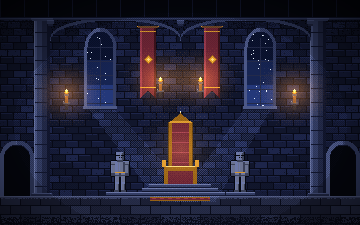
#> input picture tools/rooms_base/throne.png, 360 x 225 px, found by its file name; its folder holds 3 pictures in this run
$ python throne_art.py rooms_base/armory.png
#> lines starting #> are read from the running program, lines starting #| are printed output that depends on the picture
### tools/banner_runes.py
"""Embroider eldritch runes onto the red wall banners (a different inscription on every banner).
Usage: python3 tools/banner_runes.py preview | write <A|B|C>
Pristine rooms live in tools/rooms_base/. The gate room is finished by tools/sign_runes.py, which calls apply()."""
import sys, random
from PIL import Image

BANNERS = {'gate': [(85, 59), (275, 59)], 'treasury': [(180, 57)], 'armory': [(106, 48), (254, 48)], 'throne': [(148, 59), (212, 59)]}

GLYPHS = [
 ['###', '#.#', '###', '.#.'], ['#.#', '.#.', '.#.', '#.#'], ['##.', '..#', '.#.', '#..'], ['.#.', '###', '#.#', '#..'],
 ['#..', '###', '..#', '##.'], ['#.#', '###', '#.#', '.#.'], ['.##', '#..', '.#.', '##.'], ['###', '.#.', '#.#', '#.#'],
 ['#.#', '#.#', '.#.', '###'], ['..#', '.##', '#.#', '#..'], ['#..', '#.#', '###', '..#'], ['.#.', '#.#', '.#.', '#.#'],
 ['###', '#..', '##.', '#..'], ['#.#', '.##', '..#', '.##'], ['.#.', '.##', '#..', '###'], ['##.', '#.#', '##.', '#.#'],
]
STYLES = {
 'A': ((214, 150, 46), (58, 18, 28)),     # gold thread, dark stitch shadow
 'B': ((28, 10, 16), None),               # black ink
 'C': ((214, 168, 255), (58, 18, 28)),    # violet witch-thread (matches the signpost)
}

def gold(p): return p[0] > 150 and p[1] > 100 and p[2] < 90

def geometry(im, cx, cy):
    """emblem top/bottom and the gold stripes above and below it, scanning the banner's centre column."""
    px = im.load()
    et = cy
    while gold(px[cx, et - 1]) or not any(gold(px[cx + d, et - 1]) for d in (0,)) and any(gold(px[cx + d, et - 1]) for d in (-1, 1)): et -= 1
    eb = cy
    while any(gold(px[cx + d, eb + 1]) for d in (-1, 0, 1)): eb += 1
    # emblem may have a hollow centre: walk up/down through any gold in the 3 centre columns
    et = cy
    while any(gold(px[cx + d, et - 1]) for d in (-1, 0, 1)): et -= 1
    run = lambda y: sum(gold(px[x, y]) for x in range(cx - 6, cx + 7))
    st = et - 2
    while run(st) < 10: st -= 1
    sb = eb + 2
    while run(sb) < 10: sb += 1
    return et, eb, st, sb

def apply(im, room, style='A'):
    if room not in BANNERS: return im
    stroke, shadow = STYLES[style]
    px = im.load()
    for bi, (cx, cy) in enumerate(BANNERS[room]):
        et, eb, st, sb = geometry(im, cx, cy)
        rng = random.Random(f'{room}-{bi}')
        seq = rng.sample(range(len(GLYPHS)), len(GLYPHS))
        for (a, b) in ((st + 1, et - 1), (eb + 1, sb - 1)):       # free rows between stripe and emblem
            room_h = b - a + 1
            n = max(0, (room_h - 2 + 2) // 6)                       # 4-row glyph + 2-row gap
            if n == 0: continue
            used = n * 6 - 2
            y0 = a + (room_h - used) // 2
            for k in range(n):
                g = GLYPHS[seq.pop()]
                pts = [(cx - 1 + c, y0 + k * 6 + r) for r, row in enumerate(g) for c, ch in enumerate(row) if ch == '#']
                if shadow:
                    for (x, y) in pts:
                        q = (x + 1, y + 1)
                        if q not in pts: px[q] = shadow + (255,)
                for p in pts: px[p] = stroke + (255,)
    return im

def load(room): return Image.open(f'tools/rooms_base/{room}.png').convert('RGBA')

# [19 lines that do not run on import are left out]

### tools/throne_art.py
"""Throne Room: a lower-seated, grander throne (so the seated knight's feet reach the dais),
plus more gold: gilded step edges, two gold candelabra and a gold-fringed carpet.
Usage: python3 tools/throne_art.py preview | write
Starts from tools/rooms_base/throne.png and re-applies the banner runes."""
import sys
sys.path.insert(0, 'tools')
from PIL import Image
import banner_runes

K = (8, 10, 24)
G = [(96, 60, 14), (150, 100, 26), (214, 150, 46), (255, 210, 122), (255, 240, 190)]
R = [(58, 18, 28), (106, 36, 52), (148, 56, 76), (190, 80, 96)]
GEM_R = [(90, 10, 30), (210, 40, 70), (255, 150, 170)]
GEM_B = [(20, 40, 110), (60, 110, 220), (170, 210, 255)]
CX = 180                  # throne centre
SEAT = 174                # seat top: the seated knight's thighs (sprite top 154, feet on the dais at 184)
KNIGHT_TOP = 154

class C:
    def __init__(s, im): s.px = im.load()
    def p(s, x, y, c): s.px[x, y] = c + (255,)
    def r(s, x0, y0, x1, y1, c):
        for y in range(y0, y1 + 1):
            for x in range(x0, x1 + 1): s.p(x, y, c)
    def out(s, x0, y0, x1, y1, fill):
        s.r(x0, y0, x1, y1, K); s.r(x0 + 1, y0 + 1, x1 - 1, y1 - 1, fill)

def gem(c, x, y, pal):
    c.r(x - 1, y - 1, x + 1, y + 1, K)
    c.p(x, y, pal[1]); c.p(x - 1, y, pal[1]); c.p(x + 1, y, pal[0]); c.p(x, y - 1, pal[2]); c.p(x, y + 1, pal[0])

def gold_bar(c, x0, y0, x1, y1):
    """bevelled gold block with outline"""
    c.out(x0, y0, x1, y1, G[2])
    c.r(x0 + 1, y0 + 1, x1 - 1, y0 + 1, G[3]); c.r(x0 + 1, y0 + 1, x0 + 1, y1 - 1, G[3])
    c.r(x0 + 1, y1 - 1, x1 - 1, y1 - 1, G[1]); c.r(x1 - 1, y0 + 1, x1 - 1, y1 - 1, G[1])

def pinnacle(c, x, ytop, ybot):
    for y in range(ytop, ybot + 1):
        hw = 0 if y < ytop + 2 else 1 if y < ytop + 5 else 2
        c.r(x - hw - 1, y, x + hw + 1, y, K)
        c.r(x - hw, y, x + hw, y, G[2]); c.p(x - hw, y, G[3])
        if hw: c.p(x + hw, y, G[1])
    c.p(x, ytop - 1, K); c.p(x, ytop - 2, G[4])

def throne(c):
    x0, x1 = CX - 18, CX + 18                       # 37 wide back (covers the old throne)
    top = 108
    # back panel: gold frame, red velvet, quilted gold studs
    gold_bar(c, x0, top, x1, SEAT)
    c.r(x0 + 3, top + 3, x1 - 3, SEAT - 1, K)
    c.r(x0 + 4, top + 4, x1 - 4, SEAT - 1, R[1])
    for y in range(top + 4, SEAT):
        for x in range(x0 + 4, x1 - 3):
            if (x + y) % 6 == 0: c.p(x, y, R[0])
            elif (x - y) % 6 == 0: c.p(x, y, R[0])
    for y in range(top + 7, SEAT - 2, 6):
        for x in range(x0 + 7 + ((y - top) // 6 % 2) * 3, x1 - 5, 6): c.p(x, y, G[3])
    c.r(x0 + 4, top + 4, x0 + 4, SEAT - 1, R[2])     # velvet sheen
    # crest: gothic gold arch with crown and gems
    for i in range(22):
        y = top - 1 - i
        hw = 18 - (i * i) // 26
        if hw < 1: break
        c.r(CX - hw - 1, y, CX + hw + 1, y, K)
        c.r(CX - hw, y, CX + hw, y, G[2] if i % 4 else G[3])
        c.p(CX - hw, y, G[3]); c.p(CX + hw, y, G[1])
    # crown on the crest
    cy = top - 12
    c.r(CX - 6, cy - 1, CX + 6, cy + 3, K); c.r(CX - 5, cy, CX + 5, cy + 2, G[3])
    for dx in (-5, 0, 5):
        c.r(CX + dx - 1, cy - 5, CX + dx + 1, cy - 1, K); c.r(CX + dx, cy - 4, CX + dx, cy - 1, G[3]); c.p(CX + dx, cy - 5, G[4])
    gem(c, CX, cy + 1, GEM_R)
    gem(c, CX, top + 6, GEM_B); gem(c, x0 + 6, top + 6, GEM_R); gem(c, x1 - 6, top + 6, GEM_R)
    # side pinnacles
    pinnacle(c, x0 - 1, top - 12, SEAT - 6); pinnacle(c, x1 + 1, top - 12, SEAT - 6)
    gem(c, x0 - 1, top + 10, GEM_B); gem(c, x1 + 1, top + 10, GEM_B)
    # armrests (low, beside the knight's hips) with lion-paw scroll ends
    for (a0, a1, end) in ((x0 - 5, x0 + 4, x0 - 5), (x1 - 4, x1 + 5, x1 + 5)):
        gold_bar(c, a0, SEAT - 7, a1, SEAT - 3)
        c.r(end - 1, SEAT - 9, end + 1, SEAT - 6, K); c.p(end, SEAT - 8, G[3]); c.p(end, SEAT - 7, G[2])
        gem(c, (a0 + a1) // 2, SEAT - 5, GEM_R)
    # seat cushion + skirt + carved gold feet down to the dais (y 183)
    gold_bar(c, x0 - 2, SEAT, x1 + 2, SEAT + 2)
    c.out(x0, SEAT + 3, x1, 183, R[1])
    c.r(x0 + 1, SEAT + 3, x1 - 1, SEAT + 3, R[2])
    for x in range(x0 + 2, x1 - 1, 3): c.p(x, SEAT + 4, G[2])        # gold fringe
    for fx in (x0 - 1, x1 - 3):
        gold_bar(c, fx, SEAT + 3, fx + 4, 183)
        c.p(fx + 2, 180, G[4])

def steps_gold(c):
    # gilded nosing on the two dais steps (rows 184 and 188 are the step tops)
    for (y, xa, xb) in ((184, 149, 210), (188, 142, 218)):
        c.r(xa, y, xb, y, G[2])
        for x in range(xa, xb + 1, 2): c.p(x, y, G[3])
        c.r(xa, y + 1, xb, y + 1, G[0])

def candelabra(c, x, floor):
    """tall gold candelabrum: base, stem with knops, three-branch top, candles"""
    gold_bar(c, x - 4, floor - 3, x + 4, floor)
    for y in range(floor - 30, floor - 3):
        c.r(x - 2, y, x + 2, y, K); c.p(x - 1, y, G[3]); c.p(x, y, G[2]); c.p(x + 1, y, G[1])
    for ky in (floor - 10, floor - 20):
        c.r(x - 3, ky - 1, x + 3, ky + 1, K); c.r(x - 2, ky, x + 2, ky, G[3])
    arm = floor - 31
    c.r(x - 8, arm - 1, x + 8, arm + 1, K); c.r(x - 7, arm, x + 7, arm, G[2])
    for dx in (-7, 0, 7):
        c.r(x + dx - 2, arm - 3, x + dx + 2, arm - 1, K); c.r(x + dx - 1, arm - 2, x + dx + 1, arm - 2, G[3])
        c.r(x + dx - 1, arm - 8, x + dx + 1, arm - 3, K); c.r(x + dx, arm - 7, x + dx, arm - 3, (236, 228, 208))
        c.p(x + dx, arm - 9, (255, 210, 122)); c.p(x + dx, arm - 10, (255, 250, 220))

def carpet_gold(c, im):
    px = im.load()
    for x in range(150, 211):
        if px[x, 197][0] > px[x, 197][2] + 30: c.p(x, 197, G[2] if x % 2 else G[3])
    for x in (150, 151, 209, 210):
        for y in range(197, 200): c.p(x, y, G[2])

def build():
    im = Image.open('tools/rooms_base/throne.png').convert('RGBA')
    c = C(im)
    steps_gold(c)
    throne(c)
    candelabra(c, 146, 191); candelabra(c, 214, 191)
    carpet_gold(c, im)
    return banner_runes.apply(im, 'throne', 'C')
#> the loop in geometry, `while gold(px[cx, et - 1]) or not any(gold(px[cx + d, et - 1]) for d i..` made 3 passes
#> et on passes 1 to 3: 58, 57, 56
#> after the loop in geometry, `while gold(px[cx, et - 1]) or not any(gold(px[cx + d, et - 1]) for d i..`: et = 56
#> the loop in geometry, `while any(gold(px[cx + d, eb + 1]) for d in (-1, 0, 1)): eb += 1` made 4 passes
#> after the loop in geometry, `while any(gold(px[cx + d, eb + 1]) for d in (-1, 0, 1)): eb += 1`: eb = 63
#> the loop in geometry, `while any(gold(px[cx + d, et - 1]) for d in (-1, 0, 1)): et -= 1` made 3 passes
#> after the loop in geometry, `while any(gold(px[cx + d, et - 1]) for d in (-1, 0, 1)): et -= 1`: et = 56
#> in geometry, `st = et - 2`: st = 54
#> the loop in geometry, `while run(st) < 10: st -= 1` made 23 passes
#> st on passes 1 to 12: 53, 52, 51, 50, 49, 48, 47, 46, 45, 44, 43, 42
#> after the loop in geometry, `while run(st) < 10: st -= 1`: st = 31
#> in geometry, `sb = eb + 2`: sb = 65
#> the loop in geometry, `while run(sb) < 10: sb += 1` made 22 passes
#> after the loop in geometry, `while run(sb) < 10: sb += 1`: sb = 87
#> in apply, `et, eb, st, sb = geometry(im, cx, cy)`: et = 56; eb = 63; st = 31; sb = 87
#> in apply, `et, eb, st, sb = geometry(im, cx, cy)`:
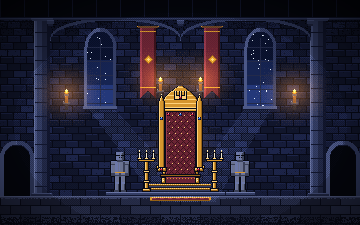
#> im: PIL image 360x225 RGBA; mean R, G, B, A 35.2, 33.2, 50.5, 255
#> the loop in apply, `for (a, b) in ((st + 1, et - 1), (eb + 1, sb - 1)):` made 2 passes
#> (a, b, room_h, n, used, y0) on passes 1 to 2: (32, 55, 24, 4, 22, 33), (64, 86, 23, 3, 16, 67)

if __name__ == '__main__':
    after = build()
    if sys.argv[1] == 'preview':
        knight = Image.open('public/assets/sprites/knight_seated_front.png').convert('RGBA')
        before = Image.open('public/assets/rooms/throne.png').convert('RGBA'); before.alpha_composite(knight, (169, 146))
        a2 = after.copy(); a2.alpha_composite(knight, (169, KNIGHT_TOP))
        box = (100, 70, 260, 205); w, h = box[2] - box[0], box[3] - box[1]
        out = Image.new('RGBA', (w * 8 + 16, h * 4), (0, 0, 0, 255))
        out.paste(before.crop(box).resize((w * 4, h * 4), Image.NEAREST), (0, 0))
        out.paste(a2.crop(box).resize((w * 4, h * 4), Image.NEAREST), (w * 4 + 16, 0))
        out.save('sign-options/throne-redesign.png')
        a2.resize((1440, 900), Image.NEAREST).save('sign-options/throne-full.png')
    else:
        after.save('public/assets/rooms/throne.png')
